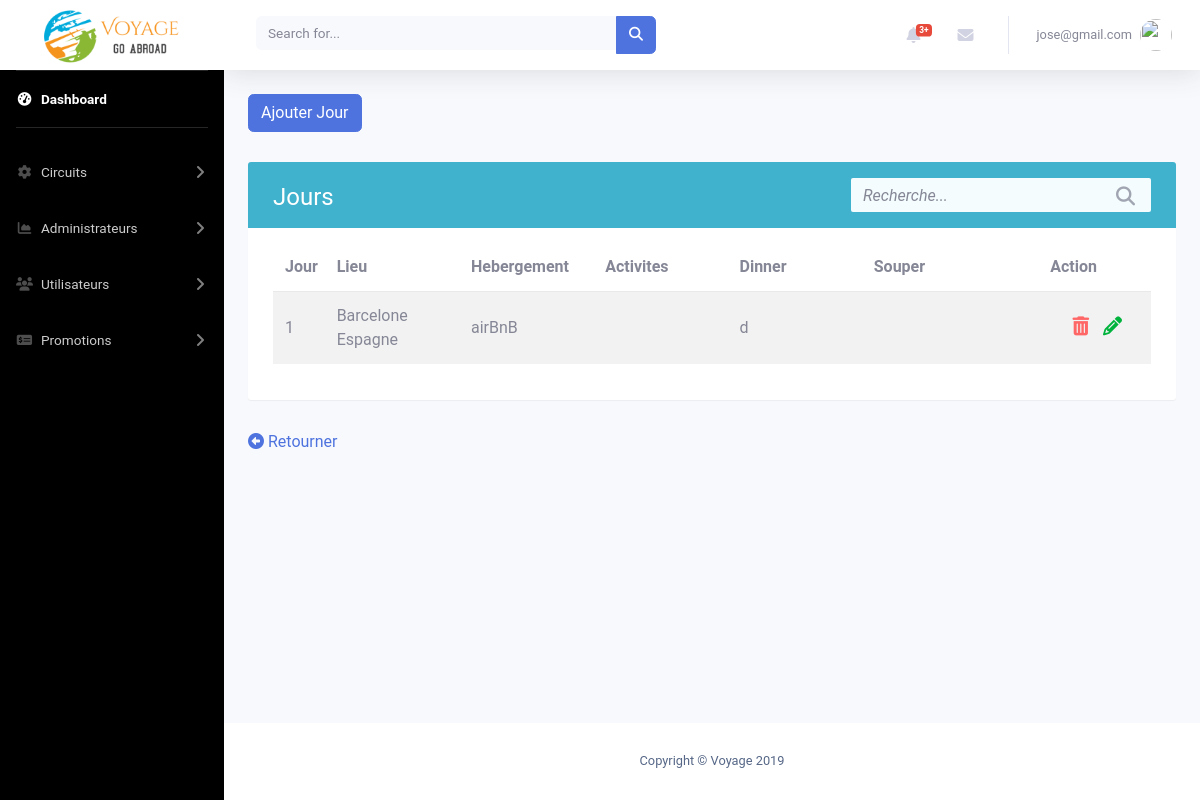
/admin/listerJours.php?idEtape=38&idCircuit=13 (signed in), run on the app's committed database.
### tables this page shows
CREATE TABLE `jour` (
  `idJour` int(11) NOT NULL,
  `idLieu` int(10) DEFAULT NULL,
  `idEtape` int(11) NOT NULL,
  `idActivite` int(11) DEFAULT NULL,
  `idHebergement` int(11) DEFAULT NULL,
  `idDinner` int(11) DEFAULT NULL,
  `idSouper` int(11) DEFAULT NULL
);

CREATE TABLE `lieu` (
  `idLieu` int(11) NOT NULL,
  `nom` varchar(50) DEFAULT NULL,
  `ville` varchar(50) DEFAULT NULL,
  `pays` varchar(50) DEFAULT NULL
);

CREATE TABLE `hebergement` (
  `idHebergement` int(11) NOT NULL,
  `idLieu` int(11) NOT NULL,
  `nom` varchar(50) NOT NULL,
  `typeHebergement` varchar(50) DEFAULT NULL,
  `dejeunerInclus` tinyint(1) DEFAULT '0',
  `siteweb` varchar(50) DEFAULT NULL
);

CREATE TABLE `manger` (
  `idManger` int(11) NOT NULL,
  `idLieu` int(11) NOT NULL,
  `nom` varchar(50) NOT NULL,
  `siteweb` varchar(50) DEFAULT NULL
);

### admin/listerJours.php (the view, shortened to what this page needs)
<?php
include "includes/header.php";
include "includes/navbar.php";
if (isset($_GET['idEtape'])) {
    $idEtape = $_GET['idEtape'];
}
if (isset($_GET['idCircuit'])) {
    $idCircuit = $_GET['idCircuit'];
}
$stmt = $conn->query('SELECT * FROM jour WHERE idEtape = ' . $idEtape);
$jour = 0;
$table = '
                <div class="table-wrapper">
                    <div class="table-title">
                        <div class="row">
                            <div class="col-sm-8">
                                <h2>Jours</b></h2>
                            </div>
                            <div class="col-sm-4">
                                <div class="search-box">
                                    <div class="input-group">
                                        <input type="text" id="search" class="form-control" placeholder="Recherche...">
                                        <span class="input-group-addon"><i class="fa fa-search" aria-hidden="true"></i></span>
                                    </div>
                                </div>
                            </div>
                        </div>
                    </div>
                    <table class="table table-striped">
                        <col width="50">
                        <col width="130">
                        <col width="130">
                        <col width="130">
                        <col width="130">
                        <col width="130">
                        <col width="150">
                        <thead>
                            <tr>
                                <th>Jour</th>
                                <th>Lieu</th>
                                <th>Hebergement</th>
                                <th>Activites</th>
                                <th>Dinner</th>
                                <th>Souper</th>
                                <th style="width: 150px; text-align: center;">Action</th>
                            </tr>
                        </thead>
                        <tbody>';
                        while ($row = $stmt->fetch()) {
                            $jour++;
                            $getActivite = $conn->query('SELECT * FROM activite WHERE idActivite = ' . $row->idActivite);
                            $activite = $getActivite->fetch();
                            $getHebergement = $conn->query('SELECT * FROM hebergement WHERE idHebergement = ' . $row->idHebergement);
                            $hebergement = $getHebergement->fetch();
                            $getDinner = $conn->query('SELECT * FROM manger WHERE idManger = ' . $row->idDinner);
                            $dinner = $getDinner->fetch();
                            $getSouper = $conn->query('SELECT * FROM manger WHERE idManger = ' . $row->idSouper);
                            $souper = $getSouper->fetch();
                            $getLieu = $conn->query("SELECT * FROM lieu WHERE idLieu = $row->idLieu");
                            $lieu = $getLieu->fetch();
                            if ($lieu->nom == null && $lieu->ville == null && $lieu->pays == null) {
                                $lieuAMontrer = 'Sans Lieu';
                            } else {
                                $lieuAMontrer = trim(preg_replace('/\s\s+/', ' ', str_replace("\n", " ", $lieu->nom . ' ' . $lieu->ville . ' ' . $lieu->pays)));
                            }
                            $table .= '
                                    <tr>
                                        <td>' . $jour . '</td>
                                        <td>' . $lieuAMontrer . '</td>
                                        <td>' . $hebergement->nom . '</td>
                                        <td>' . $activite->nom . '</td>
                                        <td>' . $dinner->nom . '</td>
                                        <td>' . $souper->nom . '</td>
                                        <td>
                                            <div class="col-md-12 choix">
                                                <a href="" data-toggle="modal" data-target="#exampleModal'. $row->idJour .'"><i class="fa fa-trash" aria-hidden="true" style="color: #ff6666;"></i></a>
                                                <a href="modifierJour.php?idJour=' . $row->idJour . '"><i class="fa fa-pencil" aria-hidden="true" style="color: #00b33c;"></i></a>
                                                <div style="color: black;" class="modal fade" id="exampleModal'. $row->idJour .'" tabindex="-1" role="dialog" aria-labelledby="exampleModalLabel" aria-hidden="true">
                                                            <a type="button" href="deleteJour.php?idJour=' . $row->idJour . '" class="btn btn-primary">Confirmer</a>
                                                </div>
                                            </div>
                                        </td>
                                    </tr>';
                        }
                $table .= '</tbody>
                        </table>
                    </div>
                ';
?>
<div class="container minimumHeight">
    <form action="creerCircuit.php" method="GET">
        <button class="btn btn-primary" style="color: white;">Ajouter Jour</button>
    </form>
    <?php
        echo $table;
    ?>
    <a href="<?php if (isset($idCircuit)) {
        echo "listerEtapes.php?idCircuit=$idCircuit";
    } else {
        echo 'gererCircuit.php';
    } ?>" class="mb-10"><i class="fas fa-arrow-alt-circle-left"></i> Retourner</a>
</div>
<?php
  include('includes/footer.php');
?>

### admin/css/abdel.css (style rules this page uses)
.choix { text-align: right !important; }
.minimumHeight { min-height: 75vh !important; }

### admin/css/crud.css (style rules this page uses)
body { color: #566787; background: #f7f5f2; font-family: 'Roboto', sans-serif; }
.table-wrapper { background: #fff; padding: 20px 25px; margin: 30px auto; border-radius: 3px; box-shadow: 0 1px 1px rgba(0,0,0,.05); }
.table-title { color: #fff; background: #40b2cd; padding: 16px 25px; margin: -20px -25px 10px; border-radius: 3px 3px 0 0; }
.table-title h2 { margin: 5px 0 0; font-size: 24px; }
.search-box { position: relative; float: right; }
.search-box .input-group { min-width: 300px; position: absolute; right: 0; }
.search-box .input-group-addon, .search-box input { border-color: #ddd; border-radius: 0; }
.search-box input { height: 34px; padding-right: 35px; background: #f4fcfd; border: none; border-radius: 2px !important; }
.search-box input::placeholder { font-style: italic; }
.search-box .input-group-addon { min-width: 35px; border: none; background: transparent; position: absolute; right: 0; z-index: 9; padding: 6px 0; }
.search-box i { color: #a0a5b1; font-size: 19px; position: relative; top: 2px; }
table.table { table-layout: fixed; margin-top: 15px; }
table.table tr th, table.table tr td { border-color: #e9e9e9; vertical-align: center; }
table.table th:first-child { width: 13rem; }
table.table td a { color: #a0a5b1; display: inline-block; margin: 0 5px; }
table.table td i { font-size: 19px; }
table.table thead th { border: none; }

### data on the page
jour: idLieu.nom "Barcelone Espagne", idHebergement.nom "airBnB", idDinner.nom "d"

### other printed values
$_SESSION['courriel'] "jose@gmail.com"
